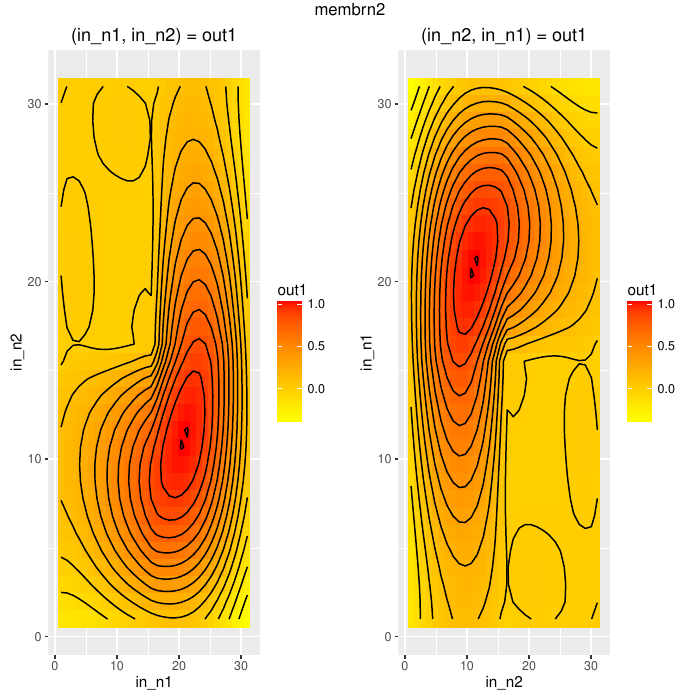

Recreate this plot in R.
#Code automatically generated with jfuzzylite 6.0.

library(ggplot2);

engine.name = "membrn2"
engine.fll = "Engine: membrn2
InputVariable: in_n1
  enabled: true
  range: 1.000 31.000
  lock-range: false
  term: in1mf1 Bell 1.152 8.206 0.874
  term: in1mf2 Bell 15.882 7.078 0.444
  term: in1mf3 Bell 30.575 8.602 0.818
InputVariable: in_n2
  enabled: true
  range: 1.000 31.000
  lock-range: false
  term: in2mf1 Bell 1.426 8.602 0.818
  term: in2mf2 Bell 16.118 7.078 0.445
  term: in2mf3 Bell 30.847 8.206 0.875
OutputVariable: out1
  enabled: true
  range: -0.334 1.000
  lock-range: false
  aggregation: none
  defuzzifier: WeightedAverage TakagiSugeno
  default: nan
  lock-previous: false
  term: out1mf1 Linear -0.035 0.002 -0.352
  term: out1mf2 Linear 0.044 0.079 -0.028
  term: out1mf3 Linear -0.024 0.024 -1.599
  term: out1mf4 Linear -0.067 0.384 0.007
  term: out1mf5 Linear 0.351 -0.351 -3.663
  term: out1mf6 Linear -0.079 -0.044 3.909
  term: out1mf7 Linear 0.012 -0.012 -0.600
  term: out1mf8 Linear -0.384 0.067 10.158
  term: out1mf9 Linear -0.002 0.035 -1.402
RuleBlock: 
  enabled: true
  conjunction: AlgebraicProduct
  disjunction: none
  implication: none
  activation: General
  rule: if in_n1 is in1mf1 and in_n2 is in2mf1 then out1 is out1mf1
  rule: if in_n1 is in1mf1 and in_n2 is in2mf2 then out1 is out1mf2
  rule: if in_n1 is in1mf1 and in_n2 is in2mf3 then out1 is out1mf3
  rule: if in_n1 is in1mf2 and in_n2 is in2mf1 then out1 is out1mf4
  rule: if in_n1 is in1mf2 and in_n2 is in2mf2 then out1 is out1mf5
  rule: if in_n1 is in1mf2 and in_n2 is in2mf3 then out1 is out1mf6
  rule: if in_n1 is in1mf3 and in_n2 is in2mf1 then out1 is out1mf7
  rule: if in_n1 is in1mf3 and in_n2 is in2mf2 then out1 is out1mf8
  rule: if in_n1 is in1mf3 and in_n2 is in2mf3 then out1 is out1mf9"

engine.fldFile = "membrn2.fld"
if (require(data.table)) {
    engine.df = data.table::fread(engine.fldFile, sep="auto", header="auto")
} else {
    engine.df = read.table(engine.fldFile, header=TRUE)
}

engine.plot.i1i2_o1 = ggplot(engine.df, aes(in_n1, in_n2)) + 
    geom_tile(aes(fill=out1)) + 
    scale_fill_gradient(low="yellow", high="red") + 
    stat_contour(aes(x=in_n1, y=in_n2, z=out1), color="black") + 
    ggtitle("(in_n1, in_n2) = out1")

engine.plot.i2i1_o1 = ggplot(engine.df, aes(in_n2, in_n1)) + 
    geom_tile(aes(fill=out1)) + 
    scale_fill_gradient(low="yellow", high="red") + 
    stat_contour(aes(x=in_n2, y=in_n1, z=out1), color="black") + 
    ggtitle("(in_n2, in_n1) = out1")

if (require(gridExtra)) {
    engine.plots = arrangeGrob(engine.plot.i1i2_o1, engine.plot.i2i1_o1, ncol=2, top=engine.name)
    ggsave(paste0(engine.name, ".pdf"), engine.plots)
    if (require(grid)) {
        grid.newpage()
        grid.draw(engine.plots)
    }
}
